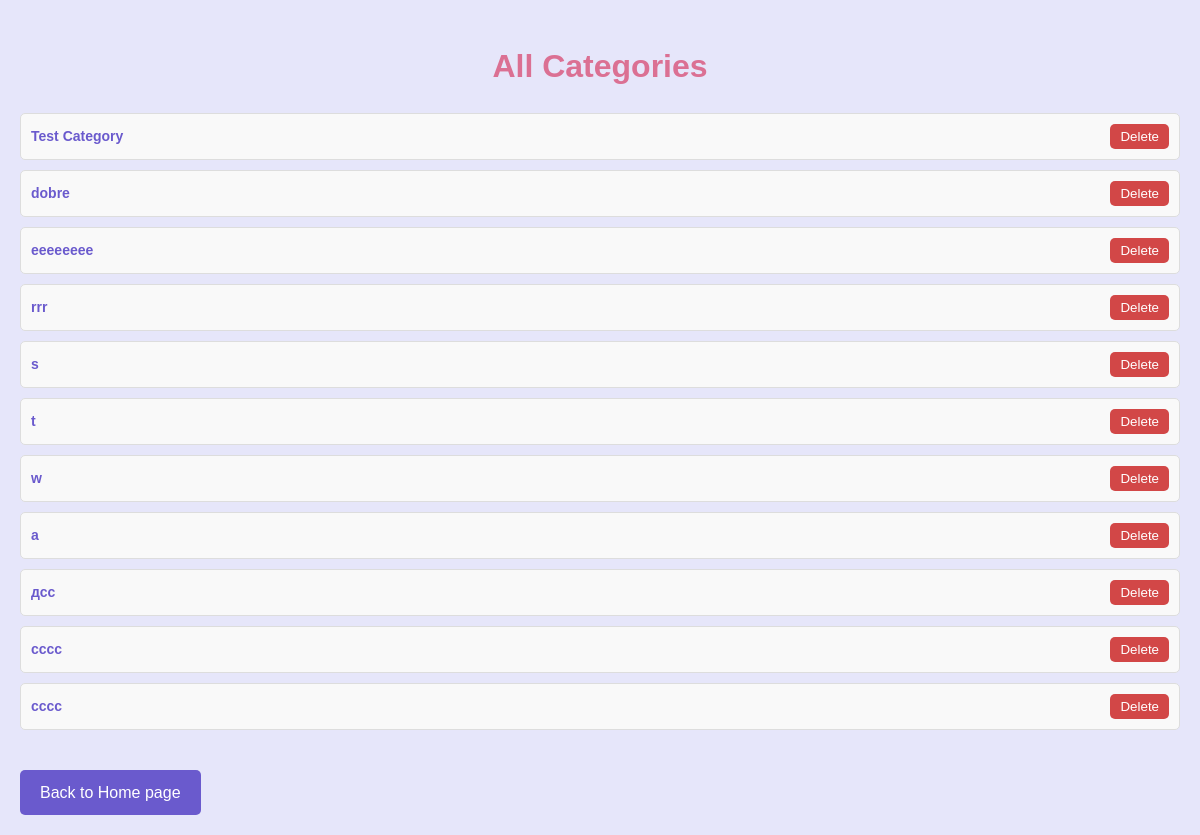
The page /categories/ on the database as committed earlier.
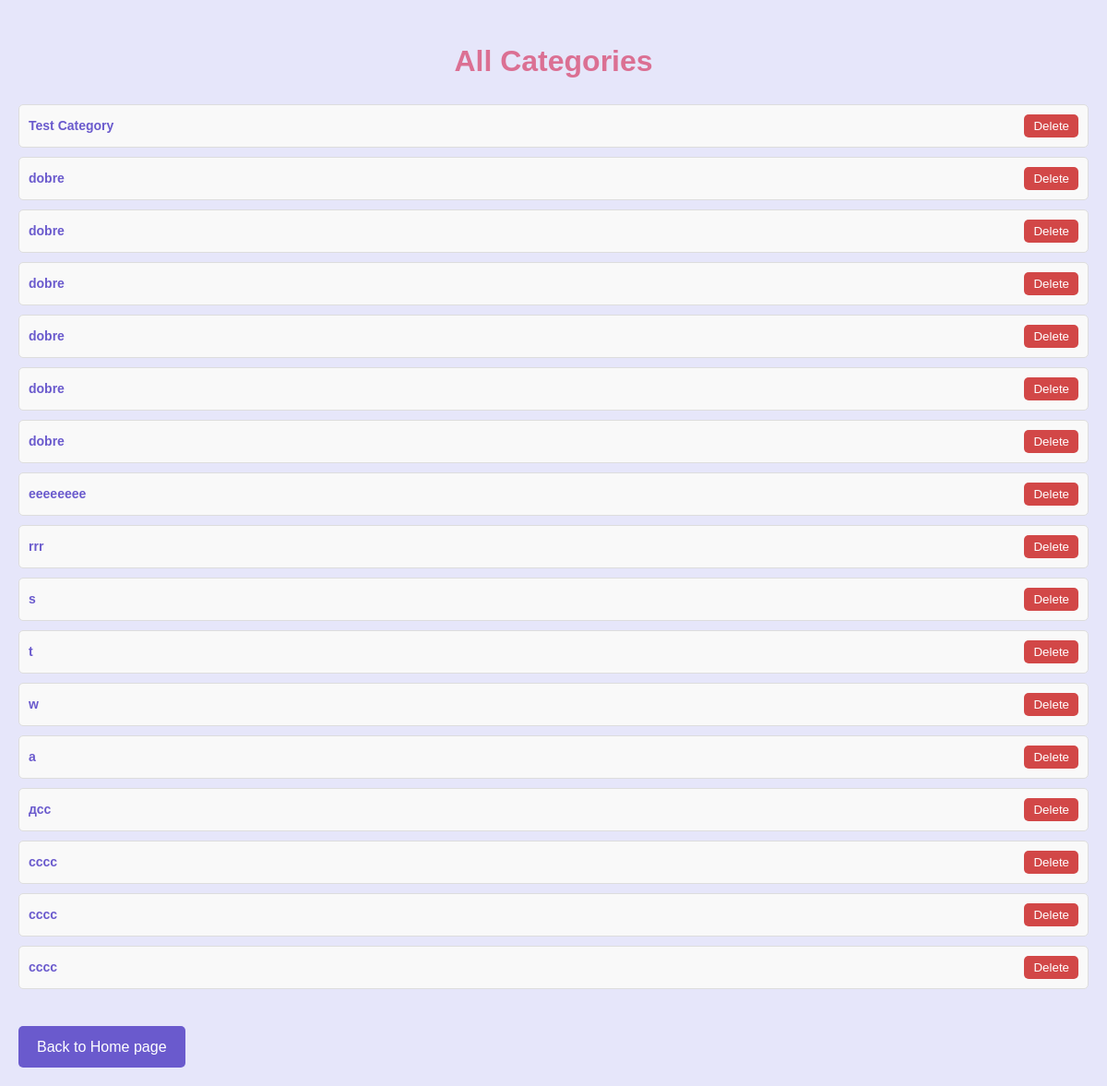
The same page on the database as committed later.
### tracker/models.py (models this page shows, shortened)
class Category(models.Model):
    user = models.ForeignKey(User, on_delete=models.CASCADE, related_name='categories', null=True, blank=True)
    name = models.CharField(max_length=100)

### tracker/views.py (the view)
# urls.py: path('categories/', views.list_categories, name='list_categories'),
def list_categories(request):
    categories = Category.objects.all().order_by('name')
    return render(request, 'categories/list_categories.html', {'categories': categories})

### tracker/templates/categories/list_categories.html (shortened to what this page needs)
{% extends 'base.html' %}
{% block content %}
<h1>All Categories</h1>
<ul id="category-list">
    {% for category in categories %}
    <li id="category-{{ category.id }}">
        <a href="{% url 'category_transactions' category.id %}">{{ category.name }}</a>
        <button onclick="deleteCategory('{% if category.id %}{{ category.id }}{% endif %}')">Delete</button>
    </li>
    {% endfor %}
</ul>
<a href="{% url 'index' %}" class="home-link">Back to Home page</a>
{% endblock %}

### tracker/templates/base.html (shortened to what this page needs)
{% load static %}
<!DOCTYPE html>
<html lang="en">
<head>
    <link rel="stylesheet" href="{% static 'generic_styles.css' %}" >
</head>
<body>
    <div id="content">
        {% block content %}{% endblock %}
    </div>
</body>
</html>

### tracker/static/generic_styles.css (style rules this page uses)
body { background-color: #e6e6fa; font-family: 'Arial', sans-serif; color: #333; line-height: 1.6; margin: 0; padding: 20px; }
#category-list { list-style-type: none; padding: 0; margin-bottom: 20px; }
#category-list li { background-color: #f9f9f9; border: 1px solid #ddd; border-radius: 5px; padding: 10px; margin-bottom: 10px; font-size: 14px; color: #333; }
h1 { color: #db7093; text-align: center; margin-bottom: 20px; }
.home-link { display: inline-block; margin-top: 20px; padding: 10px 20px; background-color: #6a5acd; color: white; text-decoration: none; border-radius: 5px; transition: background-color 0.3s; }
#category-list li { background-color: #f9f9f9; border: 1px solid #ddd; border-radius: 5px; padding: 10px; margin-bottom: 10px; font-size: 14px; color: #333; display: flex; justify-content: space-between; align-items: center; }
#category-list li a { color: #6a5acd; text-decoration: none; font-weight: bold; }
#category-list li button { background-color: #d24747; color: white; border: none; padding: 5px 10px; border-radius: 5px; cursor: pointer; transition: background-color 0.3s; }

Rows that differ between the two databases and show on the page:
added Category: name "dobre"
added Category: name "dobre"
added Category: name "dobre"
added Category: name "dobre"
added Category: name "dobre"
added Category: name "сссс"
